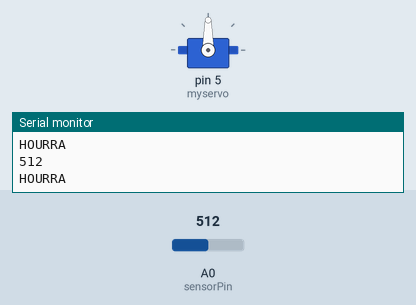
A sketch run on a simulated Arduino Uno, built with avr-gcc and run on an emulated ATmega328P. Shown: servo, the last lines printed to the serial monitor. The test bench sets the inputs (shaded band); at power-on: A0 (sensorPin) = 512.

Above: at 5.8 s.
5.9 s: A0 (sensorPin) set to 90
At 11.4 s:
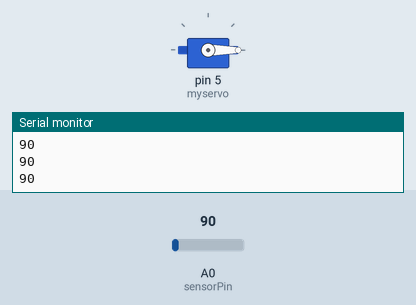
11.9 s: A0 (sensorPin) set to 110
At 13.3 s:
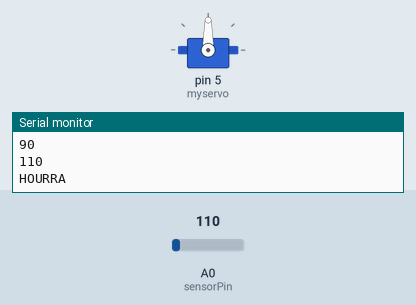
22.7 s: A0 (sensorPin) set to 0
At 28.3 s:
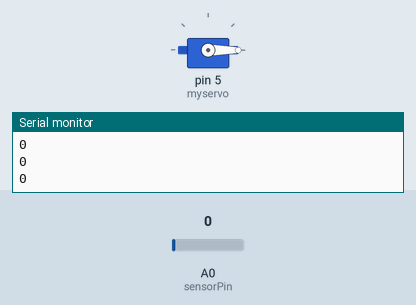
28.7 s: A0 (sensorPin) set to 122
At 29.7 s:
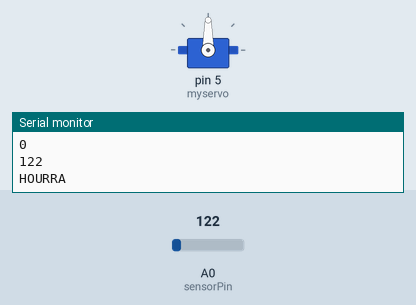
Timing chart, 0 to 31.7 s (numbered marks = the images above; inputs shaded):
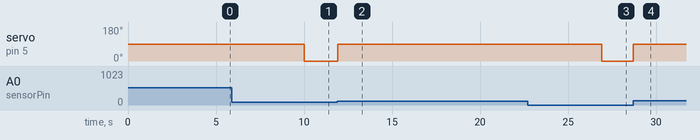

Measured:
- the behaviour switches between 100 and 101 on A0 (sensorPin) (found by bisection; images 1 and 2)
- after the input at 5.9 s, servo on pin 5 (myservo): 90° → 0° after 4.1 s
- after the input at 11.9 s, servo on pin 5 (myservo): 0° → 90° at once
- after the input at 22.7 s, servo on pin 5 (myservo): 90° → 0° after 4.2 s
- after the input at 28.7 s, servo on pin 5 (myservo): 0° → 90° at once

The sketch:

sketch_MicCZN_15E_servo_v1.ino
```cpp
#include <Servo.h>

// Mic
const int sensorPin = A0;
int sensorValue = 0;

// Servo
Servo myservo;
int pos = 0;

void setup() {
  Serial.begin(9600);
  pinMode(sensorPin, INPUT);

  myservo.attach(5);
}

void loop() {
  sensorValue = analogRead(sensorPin);
  Serial.println(sensorValue);

  myservo.write(0);

  if (sensorValue > 100){
    Serial.println("HOURRA");
    myservo.write(90);
    delay(5000);
    myservo.write(0);

  }
}
```
